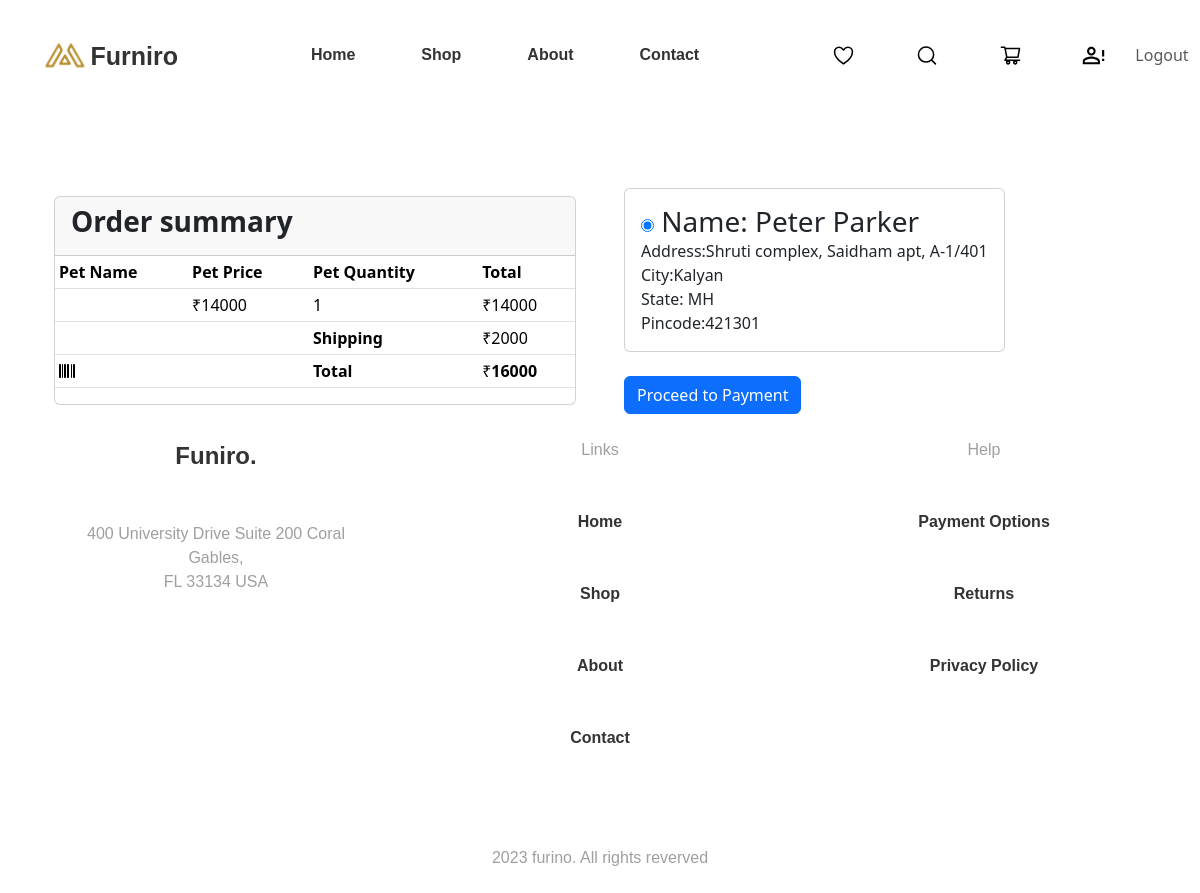
Screenshot of /buynow/11 (signed in) with the database file from the repository.
### core/models.py (models this page shows, shortened)
class Furniture(models.Model):
    Category_Choice = [
        ("CHAIR", 'Chair'),
        ("SOFA", 'Sofa'),
        ('TABLE', 'Table')
    ]
    name = models.CharField(max_length=255)
    category = models.CharField(max_length=20, choices= Category_Choice)
    small_description = models.CharField(max_length=255)
    description = models.TextField()
    selling_price = models.IntegerField()
    discounted_price = models.IntegerField()
    percentage = models.IntegerField(default=0)
    price_and_quantity_total = models.IntegerField(default=0)
    furniture_img = models.ImageField(upload_to="furniture_img")

class Customer(models.Model):
    STATE_CHOICES = [
        ('AP', 'Andhra Pradesh'),
        ('AR', 'Arunachal Pradesh'),
        ('AS', 'Assam'),
        ('BR', 'Bihar'),
        ('CT', 'Chhattisgarh'),
        ('GA', 'Goa'),
        ('GJ', 'Gujarat'),
        ('HR', 'Haryana'),
        ('HP', 'Himachal Pradesh'),
        ('JH', 'Jharkhand'),
        ('KA', 'Karnataka'),
        ('KL', 'Kerala'),
        ('MP', 'Madhya Pradesh'),
        ('MH', 'Maharashtra'),
        ('MN', 'Manipur'),
        ('ML', 'Meghalaya'),
        ('MZ', 'Mizoram'),
        ('NL', 'Nagaland'),
        ('OR', 'Odisha'),
        ('PB', 'Punjab'),
        ('RJ', 'Rajasthan'),
        ('SK', 'Sikkim'),
        ('TN', 'Tamil Nadu'),
        ('TG', 'Telangana'),
        ('TR', 'Tripura'),
        ('UP', 'Uttar Pradesh'),
        ('UK', 'Uttarakhand'),
        ('WB', 'West Bengal'),
        ('AN', 'Andaman and Nicobar Islands'),
        ('CH', 'Chandigarh'),
        ('DN', 'Dadra and Nagar Haveli and Daman and Diu'),
        ('DL', 'Delhi'),
        ('JK', 'Jammu and Kashmir'),
        ('LA', 'Ladakh'),
        ('LD', 'Lakshadweep'),
        ('PY', 'Puducherry'),
    ]
    user = models.ForeignKey(User, on_delete=models.CASCADE)
    name = models.CharField(max_length=255)
    address = models.CharField(max_length=255)
    city = models.CharField(max_length=255)
    state = models.CharField(max_length=2, choices=STATE_CHOICES)
    pincode = models.IntegerField(default=0, blank= True, null= True)

### core/views.py (the view)
# urls.py: path('buynow/<int:id>',views.buynow,name='buynow'),
def buynow(request,id):
    furniture = Furniture.objects.get(pk=id)     # cart_items will fetch product of current user, and show product available in the cart of the current user.
    delhivery_charge =2000
    final_price= delhivery_charge + furniture.discounted_price
    address = Customer.objects.filter(user=request.user)
    return render(request, 'core/buynow.html', {'final_price':final_price,'address':address,'furniture':furniture})

### core/templates/core/buynow.html (shortened to what this page needs)
{% extends "core/base.html" %}
{% block content %}
<div class="container">
    <div class="row">
        <div class="col-sm-6 mt-5">
            <div class="container">
                    <div class="row">
                        <div class="col-md-12 mt-5">
                            <div class="card ">
                                <div class="card-header">
                                    <h3 class="text-xs-center"><strong>Order summary</strong></h3>
                                </div>
                                <div class="card-block">
                                    <div class="table-responsive">
                                        <table class="table table-sm">
                                            <thead>
                                                <tr>
                                                    <td><strong>Pet Name</strong></td>
                                                    <td class="text-xs-center"><strong>Pet Price</strong></td>
                                                    <td class="text-xs-center"><strong>Pet Quantity</strong></td>
                                                    <td class="text-xs-right"><strong>Total</strong></td>
                                                </tr>
                                            </thead>
                                            <tbody>
                                                <tr>
                                                    <td>{{pet.name}}</td>
                                                    <td class="text-xs-center">₹{{furniture.discounted_price}}</td>
                                                    <td class="text-xs-center">1</td>
                                                    <td class="text-xs-right">₹{{furniture.discounted_price}}</td>
                                                </tr>
                                                <tr>
                                                    <td class="emptyrow"></td>
                                                    <td class="emptyrow"></td>
                                                    <td class="emptyrow text-xs-center"><strong>Shipping</strong></td>
                                                    <td class="emptyrow text-xs-right">₹2000</td>
                                                </tr>
                                                <tr>
                                                    <td class="emptyrow"><i class="fa fa-barcode iconbig"></i></td>
                                                    <td class="emptyrow"></td>
                                                    <td class="emptyrow text-xs-center"><strong>Total</strong></td>
                                                    <td class="emptyrow text-xs-right">₹<b>{{final_price}}</b></td>
                                                </tr>
                                            </tbody>
                                        </table>
                                    </div>
                                </div>
                            </div>
                        </div>
                    </div>
                </div>
        </div>
        <div class="col-sm-5 mt-5">
                <div class="container">
                    <div class="row">
                        <div class="col-sm-12 mt-3">
                          <form method="post" action="{% url 'buynowpayment' furniture.id %}">
                                    {% for add in address %}
                                    <label >
                                        <div class="card flex-md-row mb-4 box-shadow h-md-250 mt-4 ml-4">
                                            <div class="card-body d-flex flex-column align-items-start">
                                                <h3 class="mb-0">
                                                    <input type="radio" name="buynow_selected_address" value="{{ add.id }}" checked>
                                                Name: {{add.name}}
                                            </h3>
                                            <p class="card-text mb-auto">Address:{{add.address}} </p>
                                            <p class="card-text mb-auto">City:{{add.city}} </p>
                                            <p class="card-text mb-auto">State: {{add.state}} </p>
                                            <p class="card-text mb-auto">Pincode:{{add.pincode}} </p>
                                            </div>
                                        </div>
                                    </label>
                                    {% endfor %}
                                       <input type="submit" class="btn btn-primary" value="Proceed to Payment">
                            </form>
                        </div>
                    </div>
                </div>
        </div>
    </div>
</div>
{% endblock content %}

### core/static/core/css/home.css (style rules this page uses)
:root { --pure: #FFFFFF; --dark: #333333; --grey: #9F9F9F; --text_grey: #616161; --grid-grey: #F4F5F7; --primary_brown: #FFF3E3; --secondary_brown: #B88E2F; --red: #E97171; --green: #2EC1AC; }
* { margin: 0; padding: 0; box-sizing: border-box; }

### rows the page displays
Furniture: discounted_price "14000"
Customer: name "Peter Parker", address "Shruti complex, Saidham apt, A-1/401", city "Kalyan", state "MH", pincode "421301"

### other values shown
{{ final_price }} "16000"
